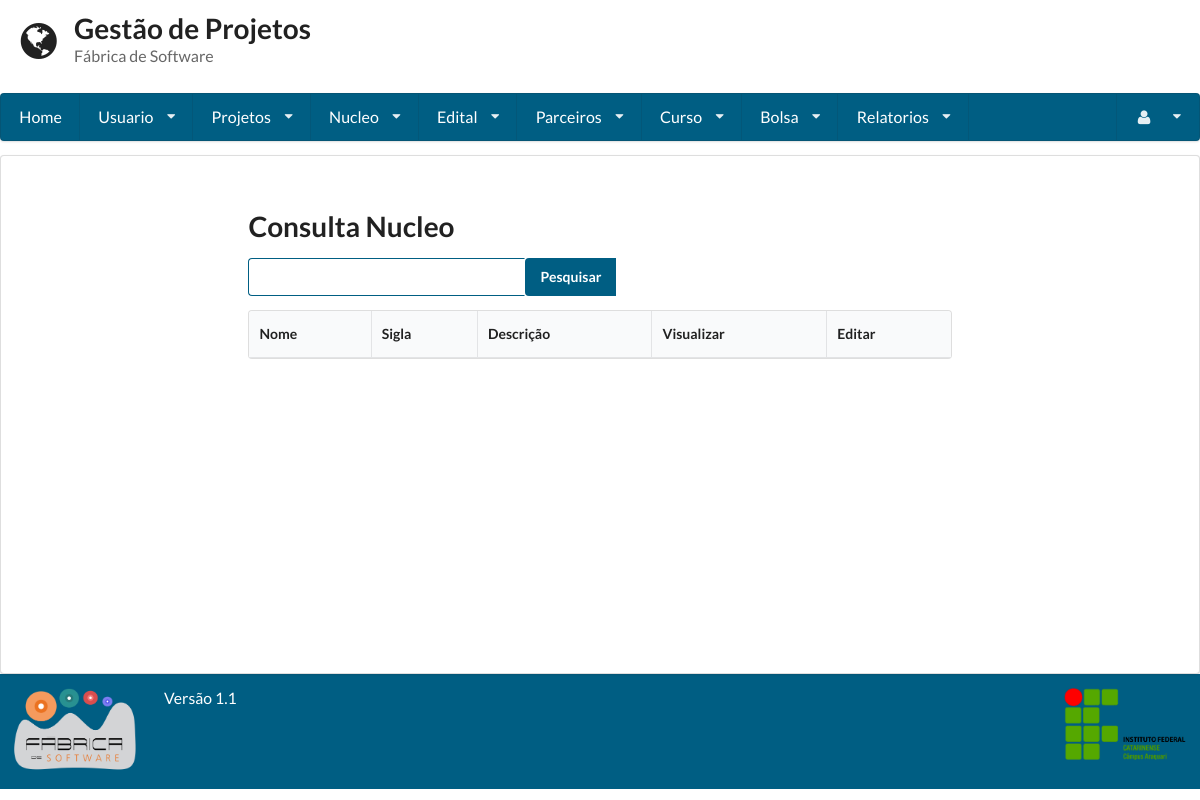
Before: /consulta_nucleo/ (signed in) with the older database file.
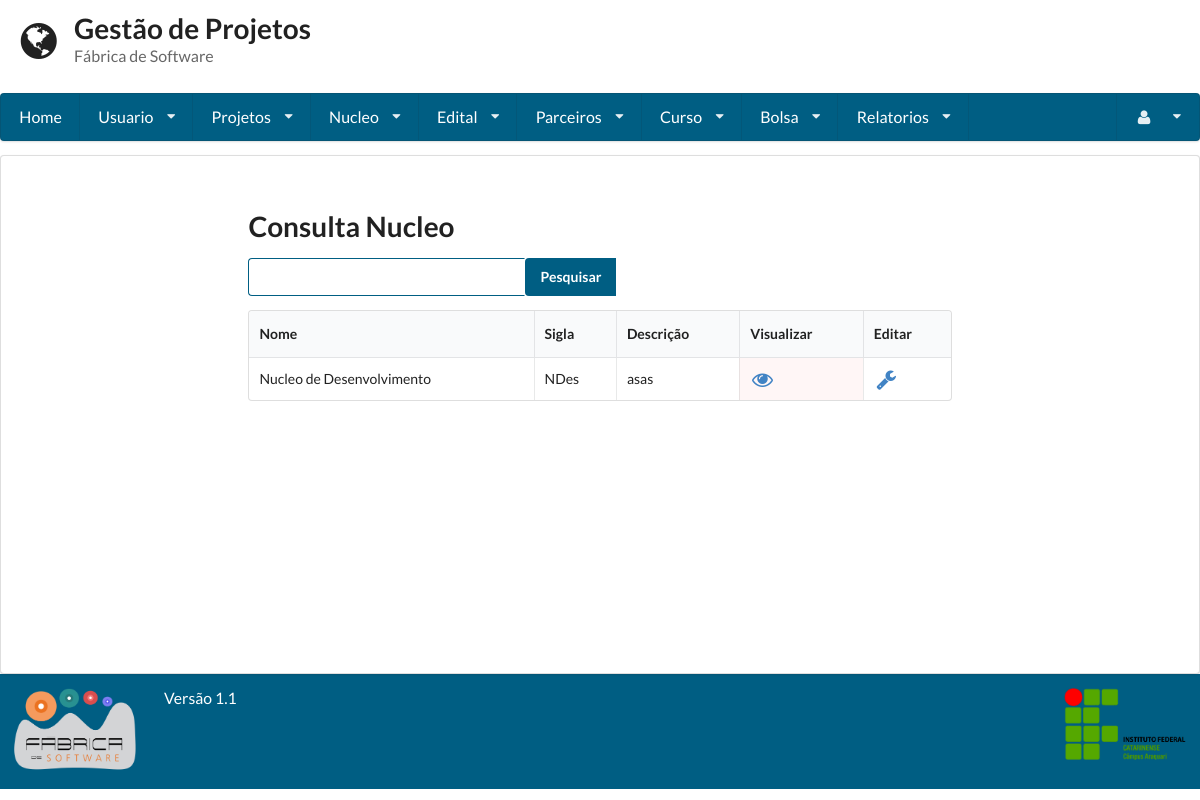
After: the same page with the newer database file.
### gestaoapp/models/nucleo.py (models this page shows, shortened)
class Nucleo(models.Model):
    nome = models.CharField(max_length=255)
    sigla = models.CharField(max_length=5)
    descricao = models.TextField()
    data_hora_cadastro = models.DateTimeField(auto_now=True)
    responsavel_cadastro = models.ForeignKey(User)

### gestaoapp/views/nucleo.py (the view, shortened to what this page needs)
# urls.py: url(r'^consulta_nucleo/', ConsultaNucleo.as_view()),
class ConsultaNucleo(LoginRequiredMixin, View):
    template = 'nucleo/consulta.html'
    def get(self, request):
        form = Busca()
        nucleo = Nucleo.objects.all()
        return render(request, self.template, {'nucleos': nucleo, "form": form})

### gestaoapp/forms/busca.py
class Busca(forms.Form):
	nome = forms.CharField(label='Buscar', widget=forms.TextInput)

### gestaoapp/templates/nucleo/consulta.html (shortened to what this page needs)
{% extends 'base.html'%}
{% block conteudo%}
<form method='POST' action='/consulta_nucleo/' class="ui form">
 	<h1 class=" ui header">Consulta Nucleo</h1>
 	<div class="ui action input">
  		{{form.nome}}
	    	<input type="submit" value="Pesquisar" class='icon search'>
	</div>
</form>
<table class="ui celled table">
	<thead>
		<tr>
			<th>Nome</th>
			<th>Sigla</th>
			<th>Descrição</th>
			{% if user.is_superuser %}
				<th>Visualizar</th>
				<th>Editar</th>
			{% endif %}
		</tr>
	</thead>
	<tbody>
	{% for nucleo in nucleos %}
		<tr>
			<td>{{nucleo.nome}}</td>
			<td>{{nucleo.sigla}}</td>
			<td>{{nucleo.descricao}}</td>
			{% if user.is_superuser %}
				<td class="negative"><a href="../visualizar_nucleo/{{nucleo.id}}"><i class="unhide large icon"></i></a></td>
				<td><a href="../editar_nucleo/{{nucleo.id}}"><i class="configure large icon"></i></a></td>
			{% endif %}
		</tr>
	{% endfor %}
	</tbody>
</table>
{%endblock%}

Changed rows visible on the page:
added Nucleo: nome "Nucleo de Desenvolvimento", sigla "NDes", descricao "asas"
